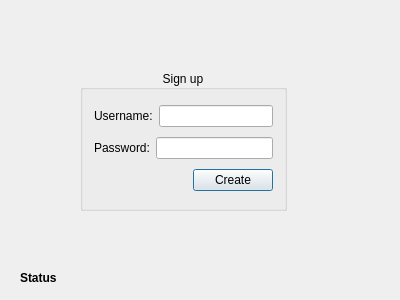
<?xml version="1.0" encoding="UTF-8"?>
<ui version="4.0">
 <class>Dialog</class>
 <widget class="QDialog" name="Dialog">
  <property name="geometry">
   <rect>
    <x>0</x>
    <y>0</y>
    <width>400</width>
    <height>300</height>
   </rect>
  </property>
  <property name="windowTitle">
   <string>Sign up</string>
  </property>
  <widget class="QGroupBox" name="groupBox">
   <property name="geometry">
    <rect>
     <x>80</x>
     <y>70</y>
     <width>207</width>
     <height>141</height>
    </rect>
   </property>
   <property name="title">
    <string>Sign up</string>
   </property>
   <property name="alignment">
    <set>Qt::AlignCenter</set>
   </property>
   <layout class="QVBoxLayout" name="verticalLayout">
    <item>
     <layout class="QHBoxLayout" name="horizontalLayout">
      <item>
       <widget class="QLabel" name="label">
        <property name="text">
         <string>Username:</string>
        </property>
       </widget>
      </item>
      <item>
       <widget class="QLineEdit" name="username"/>
      </item>
     </layout>
    </item>
    <item>
     <layout class="QHBoxLayout" name="horizontalLayout_2">
      <item>
       <widget class="QLabel" name="label_2">
        <property name="text">
         <string>Password:</string>
        </property>
       </widget>
      </item>
      <item>
       <widget class="QLineEdit" name="passwords">
        <property name="echoMode">
         <enum>QLineEdit::Password</enum>
        </property>
       </widget>
      </item>
     </layout>
    </item>
    <item>
     <layout class="QHBoxLayout" name="horizontalLayout_3">
      <item>
       <spacer name="horizontalSpacer">
        <property name="orientation">
         <enum>Qt::Horizontal</enum>
        </property>
        <property name="sizeHint" stdset="0">
         <size>
          <width>40</width>
          <height>20</height>
         </size>
        </property>
       </spacer>
      </item>
      <item>
       <widget class="QPushButton" name="create_pushButton">
        <property name="text">
         <string>Create</string>
        </property>
       </widget>
      </item>
     </layout>
    </item>
   </layout>
  </widget>
  <widget class="QLabel" name="label_3">
   <property name="geometry">
    <rect>
     <x>20</x>
     <y>270</y>
     <width>341</width>
     <height>17</height>
    </rect>
   </property>
   <property name="text">
    <string>&lt;b&gt;Status&lt;/b&gt;</string>
   </property>
  </widget>
 </widget>
 <layoutdefault spacing="6" margin="11"/>
 <resources/>
 <connections/>
</ui>
